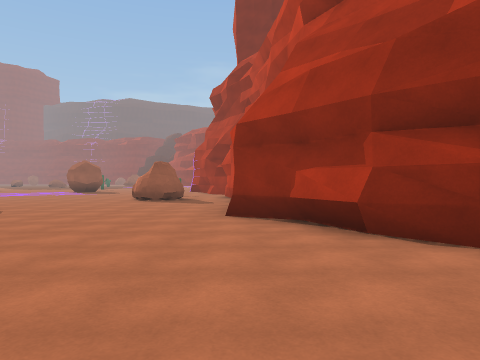
view 1 (above)

22 first-person views from a walk through a Unity game level. The camera is 1.4 m above the floor, looks level and sees 70° across. The floor is counted in squares, 2 m on a side. Each view is taken from the middle of a square. On the plan, view 1 faces up. The plan holds only what a view shows up to about 11 squares ahead; the rest is blank. The place goes on beyond the plan. The player character is not drawn.

view 2
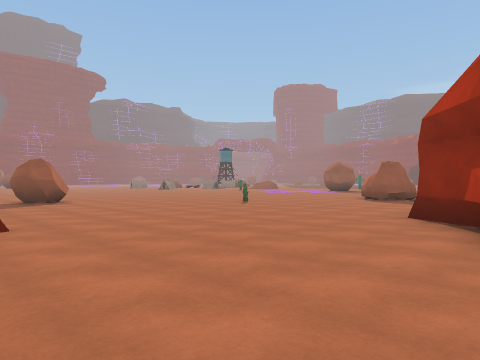

view 3
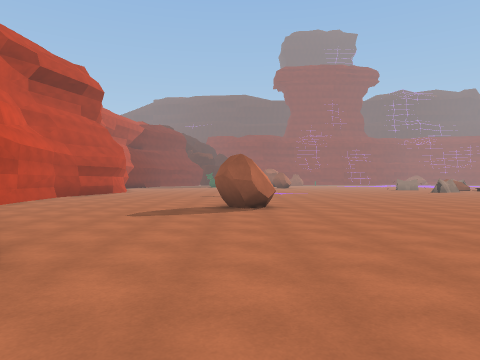

view 4
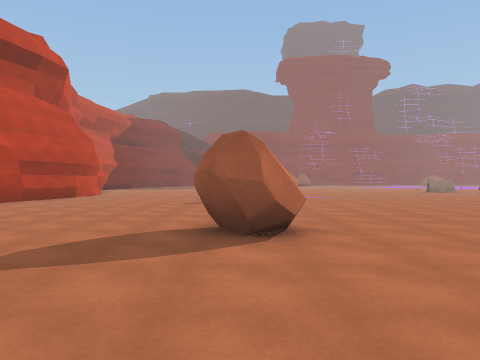

view 5
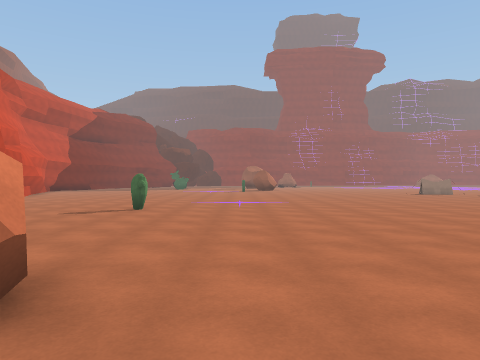

view 6
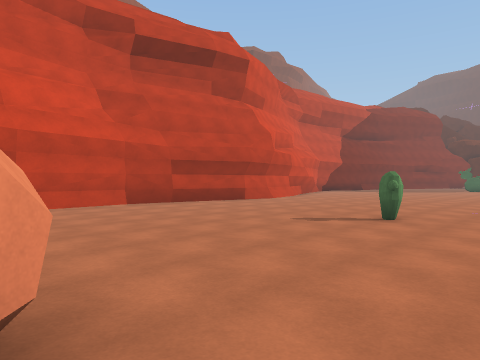

view 7
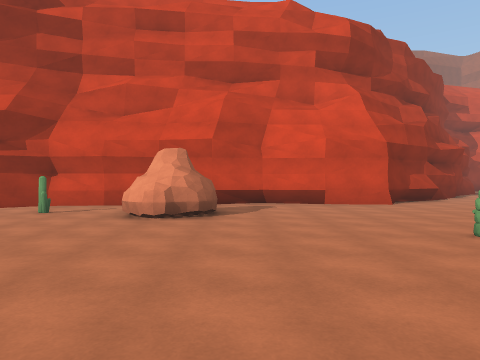

view 8
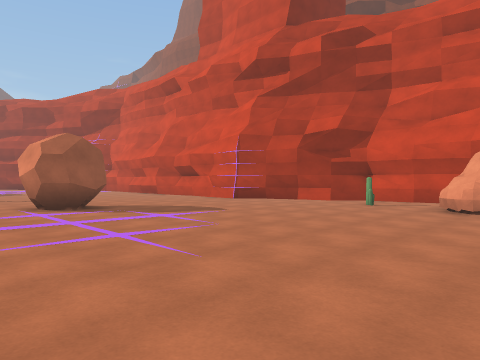

view 9
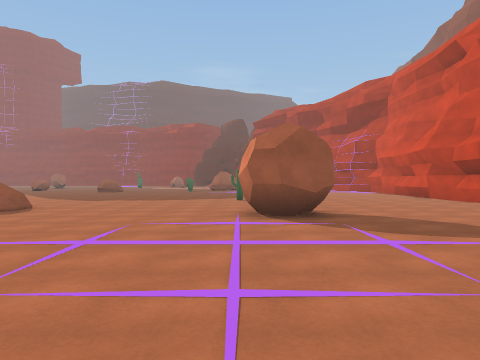

view 10
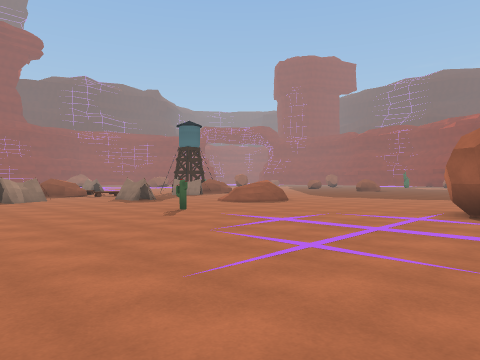

view 11
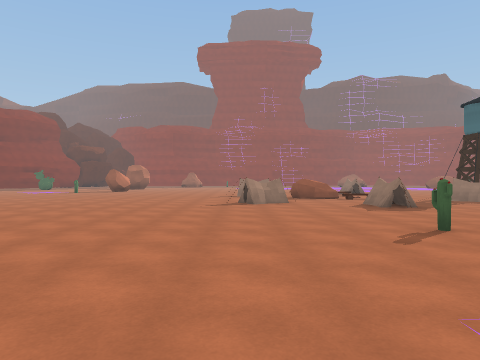

view 12
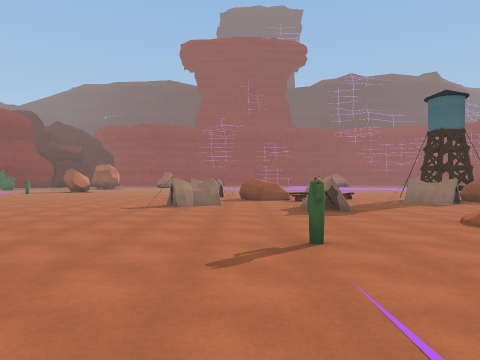

view 13
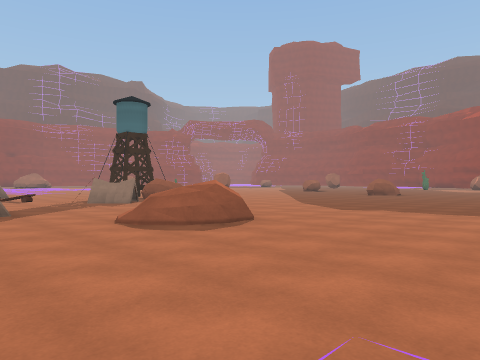

view 14
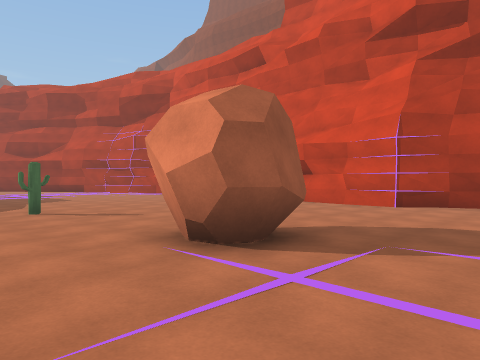

view 15
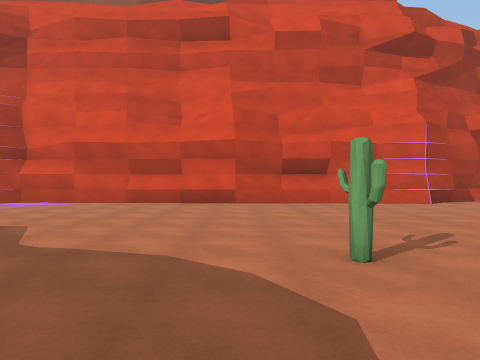

view 16
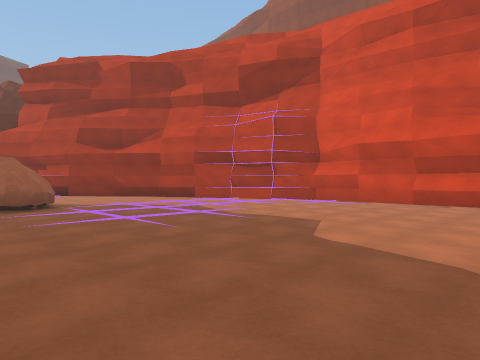

view 17
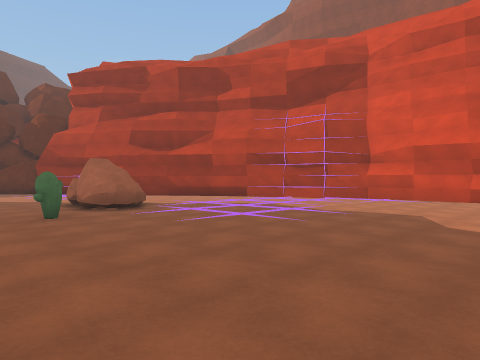

view 18
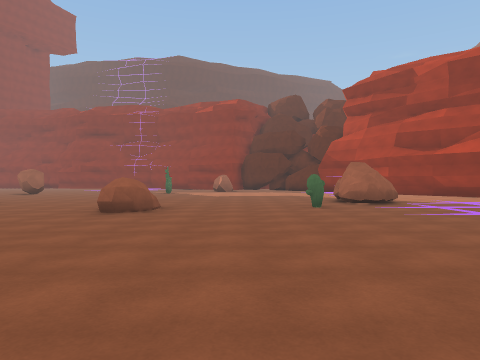

view 19
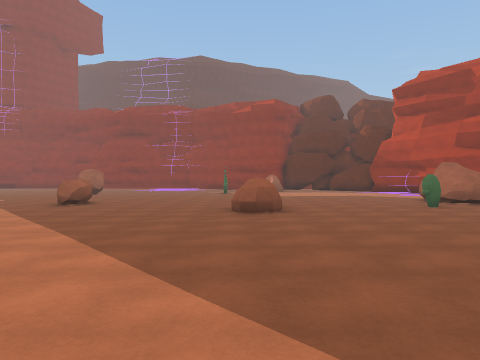

view 20
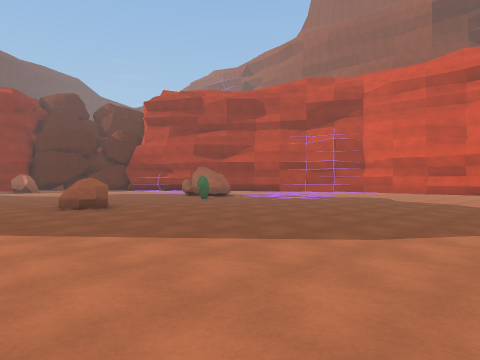

view 21
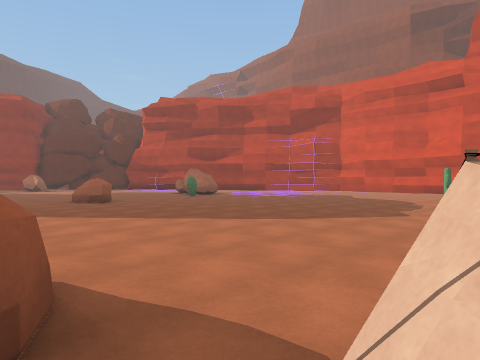

view 22
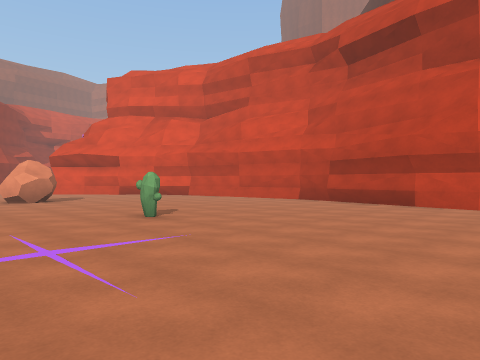

### Floor plan
Points are (right, up) in squares from view 1. A wall is a line through its corners. A room is listed if a view was taken in it or the views show most of it. See-through windows are left out.
Room 1 (views 1, 2, 3, 4, 5, 6, 7, 8, 9, 10, 11, 12, 13, 14, 15, 16, 17, 18, 19, 20, 21, 22)
walls: (-18.8, 17.8) (-19.9, 17.8); (-18.8, 18.5) (-18.8, 17.8) (-19.7, 17.9); (-19, 18.3) (-19.6, 18.2); (-20, 14.5) (-20.1, 14.3) (-20.6, 14); (-20.7, 15.4) (-20.6, 14.9) (-20.1, 14.3); (-20.7, 15.4) (-20, 14.4); (-3, 20.5) (-2.4, 32.7) (-2.7, 33.3); (-20.7, 15.5) (-20.4, 14.9); (-2, 18.7) (-2.8, 20.4) (-2.9, 21.7) (-2.2, 23.4) (-2.2, 24.4) (-2.6, 25.2); (-1.8, 18.7) (-2.4, 19.4); (-0.5, 13.8) (-0.6, 16.1) (-1.3, 17.2); (-0.4, 13.5) (-0.6, 14.6) (-0.3, 16.2) (-1.3, 17.1); (-0.3, 15.5) (-0.3, 16.3); (-2.4, 22.1) (-2.6, 23.3); (-2.6, 23.2) (-2.5, 24.7); (-20.6, 22) (-21.2, 21.6) (-21.5, 21.2); (-20.6, 22.1) (-21.6, 21.1); (0.1, 10.3) (-0.1, 11.6); (-20.8, 22.2) (-21.1, 21.9); (-21.2, 22) (-20.9, 22.4); (-21.3, 22) (-21, 22.4); (-2.7, 24.3) (-2.8, 26.2); (-2.6, 25.4) (-2.9, 26) (-2.4, 27.6); (-0.3, 6.8) (0, 10.4); (-0.1, 6.6) (-0.2, 12); (-2.4, 27.1) (-2.4, 27.8); (-2.8, 27.7) (-2.5, 29.5); (-2.5, 27.7) (-2.3, 29.4) (-2.6, 31); (1.5, 4.3) (0.8, 5.8); (1.8, 4.6) (-0.1, 6.7); (2.3, 3.7) (1.1, 5.1); (2.5, 3.9) (1.5, 4.5); (2.5, 3.6) (1.9, 4.5); (2.6, 3.6) (1.6, 4.2); (-2.6, 31.1) (-2.7, 33.3); (-16.1, -4) (-14.7, -4.4) (-10.6, -3.9); (-19.8, -3.5) (-14.8, -4.1); (-20.4, -3.8) (-18.9, -3.7)
low walls: (-19.5, 17.8) (-20.1, 17.7); (-20.3, 14.8) (-20, 14.5); (-2, 18.7) (-2.3, 19.4); (-2.6, 20.1) (-3, 20.5); (-0.9, 16.5) (-1.4, 17); (-2.9, 22.3) (-2.7, 23.3); (0.3, 10.8) (-0.2, 11.8); (-0.1, 8.5) (0.3, 9.8); (1.6, 4.2) (1, 5.7) (0.5, 6.3) (-0.3, 6.8); (-13.5, -3.2) (-12.6, -3.1); (-13.5, -4) (-12.4, -3.9); (-20.4, -3.6) (-19.5, -3.5)
ways out: opening at (-21.5, 18); opening at (-20, 16.5); gap at (-22, 21)
objects: rock (-22, 24) to (-22, 25); rock (-18, 32) to (-17, 33); cactus (-16, 3); rock (-16, 21); cactus (-15, 17); cactus (-13, 34); rock (-12, 35) to (-10, 36); rock (-10, 3) to (-9, 4); rock (-10, 19) to (-8, 21); cactus (-10, 25); cactus (-6, 8); rock (-4, 12) to (-3, 13); cactus (-3, 15)

Where each view was taken, in squares from view 1:
view 1: 0 up, 0 right, facing up
view 2: 0 up, 2 right, facing up-left
view 3: 3 up, 1 left, facing left
view 4: 3 up, 5 left, facing left
view 5: 5 up, 8 left, facing left
view 6: 5 up, 10 left, facing down-left
view 7: 11 up, 10 left, facing right
view 8: 11 up, 12 left, facing up-right
view 9: 13 up, 10 left, facing up
view 10: 12 up, 8 left, facing up-left
view 11: 14 up, 10 left, facing left
view 12: 16 up, 11 left, facing left
view 13: 17 up, 11 left, facing up-left
view 14: 17 up, 12 left, facing up-right
view 15: 26 up, 13 left, facing right
view 16: 26 up, 13 left, facing up-right
view 17: 27 up, 15 left, facing up-right
view 18: 25 up, 15 left, facing up
view 19: 25 up, 18 left, facing up
view 20: 24 up, 21 left, facing up-right
view 21: 22 up, 22 left, facing up-right
view 22: 6 up, 22 left, facing down-right
